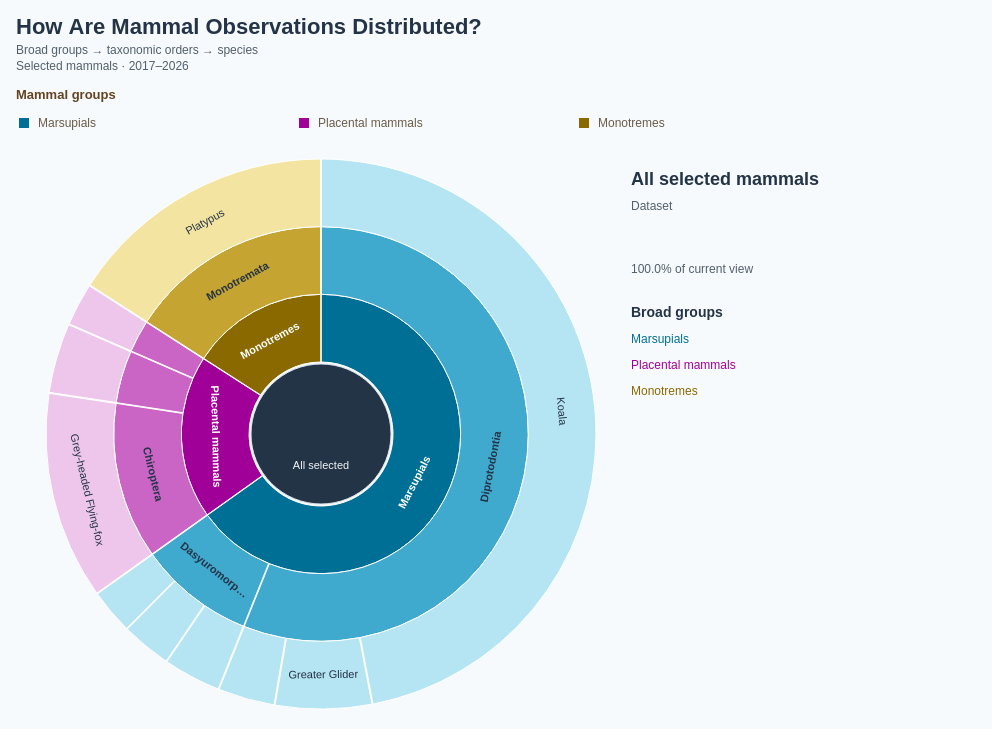

Write a Vega-Lite specification for this figure.
### Vega specification from a JSON file in a GitHub repository (floating-point values rounded to 4 significant figures)
{"$schema": "https://vega.github.io/schema/vega/v5.json", "description": "Zoomable sunburst using exactly the 4,034 observations for the 10 species embedded in DotMap.vg.json. Broad mammal group → taxonomic order → species. Species counts are aggregated directly from DotMap observations, including its coordinate and species selection. Higher taxonomy matched by genus to the Mammal Diversity Database, https://raw.githubusercontent.com/mammaldiversity/mammaldiversity.github.io/master/_data/mdd.csv (retrieved 2026-10-10); input scientific names retained. Internal counts are zero to avoid double counting. Counts reflect recording activity, not animal abundance. Click groups or orders to focus; click centre to return to parent; Escape resets. All data embedded. All rings follow mammal-group colours, with lighter shades for taxonomic orders and species. Uses the 10 most recent available observation years (2017–2026), including partial 2026.", "width": 960, "height": 614, "padding": 16, "background": "#f7fafc", "title": {"text": "How Are Mammal Observations Distributed?", "subtitle": ["Broad groups → taxonomic orders → species", "Selected mammals · 2017–2026"], "anchor": "start", "fontSize": 22, "color": "#243447", "subtitleFontSize": 12, "subtitleColor": "#52606d", "offset": 16, "subtitlePadding": 6, "subtitleLineHeight": 16}, "signals": [{"name": "persistentFocus", "value": "all", "on": [{"events": "@segments:click, @childLabels:click", "update": "datum.children > 0 ? datum.id : persistentFocus"}, {"events": "@centre:click", "update": "persistentFocus === 'all' ? 'all' : data('focusNode')[0].parent"}, {"events": "view:keydown[event.key === 'Escape']", "update": "'all'"}, {"events": {"signal": "selectedMammalGroup"}, "update": "selectedMammalGroup || 'all'"}]}, {"name": "hovered", "value": null, "on": [{"events": "@segments:mouseover, @childLabels:mouseover", "update": "datum.id"}, {"events": "@segments:mouseout, @childLabels:mouseout", "update": "null"}, {"events": {"signal": "focus"}, "update": "null"}]}, {"name": "current", "update": "data('focusNode')[0]"}, {"name": "hole", "value": 72}, {"name": "radius", "value": 275}, {"name": "ring", "update": "(radius - hole) / (3 - current.depth)"}, {"name": "detail", "update": "hovered ? data('hoverNode')[0] : current"}, {"name": "legendColumnWidth", "value": 280}, {"name": "legendSymbolSize", "value": 100}, {"name": "selectedMammalGroup", "value": null, "on": [{"events": "@groupLegendSymbols:click, @groupLegendLabels:click", "update": "selectedMammalGroup === datum.group ? null : datum.group"}]}, {"name": "hoveredMammalGroup", "value": null, "on": [{"events": "@groupLegendSymbols:mouseover, @groupLegendLabels:mouseover", "update": "datum.group"}, {"events": "@groupLegendSymbols:mouseout, @groupLegendLabels:mouseout", "update": "null"}]}, {"name": "focus", "update": "hoveredMammalGroup != null ? hoveredMammalGroup : persistentFocus"}], "data": [{"name": "taxonomy", "values": [{"id": "all", "parent": null, "label": "All selected mammals", "level": "Dataset", "count": 0, "path": "All selected mammals", "total": 4034, "speciesCount": 10}, {"id": "Marsupials", "parent": "all", "label": "Marsupials", "group": "Marsupials", "level": "Broad group", "count": 0, "path": "All selected mammals → Marsupials", "total": 2628, "speciesCount": 6}, {"id": "order:Dasyuromorphia", "parent": "Marsupials", "label": "Dasyuromorphia", "group": "Marsupials", "level": "Order", "count": 0, "path": "Marsupials → Dasyuromorphia", "total": 366, "speciesCount": 3}, {"id": "species:Dasyurus maculatus", "parent": "order:Dasyuromorphia", "label": "Spotted-tailed Quoll", "scientific": "Dasyurus maculatus", "group": "Marsupials", "level": "Species", "count": 120, "path": "Marsupials → Dasyuromorphia → Spotted-tailed Quoll", "total": 120, "speciesCount": 1}, {"id": "species:Dasyurus viverrinus", "parent": "order:Dasyuromorphia", "label": "Eastern Quoll", "scientific": "Dasyurus viverrinus", "group": "Marsupials", "level": "Species", "count": 108, "path": "Marsupials → Dasyuromorphia → Eastern Quoll", "total": 108, "speciesCount": 1}, {"id": "species:Sarcophilus harrisii", "parent": "order:Dasyuromorphia", "label": "Tasmanian Devil", "scientific": "Sarcophilus harrisii", "group": "Marsupials", "level": "Species", "count": 138, "path": "Marsupials → Dasyuromorphia → Tasmanian Devil", "total": 138, "speciesCount": 1}, {"id": "order:Diprotodontia", "parent": "Marsupials", "label": "Diprotodontia", "group": "Marsupials", "level": "Order", "count": 0, "path": "Marsupials → Diprotodontia", "total": 2262, "speciesCount": 3}, {"id": "species:Petauroides volans", "parent": "order:Diprotodontia", "label": "Greater Glider", "scientific": "Petauroides volans", "group": "Marsupials", "level": "Species", "count": 230, "path": "Marsupials → Diprotodontia → Greater Glider", "total": 230, "speciesCount": 1}, {"id": "species:Phascolarctos cinereus", "parent": "order:Diprotodontia", "label": "Koala", "scientific": "Phascolarctos cinereus", "group": "Marsupials", "level": "Species", "count": 1896, "path": "Marsupials → Diprotodontia → Koala", "total": 1896, "speciesCount": 1}, {"id": "species:Setonix brachyurus", "parent": "order:Diprotodontia", "label": "Quokka", "scientific": "Setonix brachyurus", "group": "Marsupials", "level": "Species", "count": 136, "path": "Marsupials → Diprotodontia → Quokka", "total": 136, "speciesCount": 1}, {"id": "Placental mammals", "parent": "all", "label": "Placental mammals", "group": "Placental mammals", "level": "Broad group", "count": 0, "path": "All selected mammals → Placental mammals", "total": 764, "speciesCount": 3}, {"id": "order:Carnivora", "parent": "Placental mammals", "label": "Carnivora", "group": "Placental mammals", "level": "Order", "count": 0, "path": "Placental mammals → Carnivora", "total": 103, "speciesCount": 1}, {"id": "species:Neophoca cinerea", "parent": "order:Carnivora", "label": "Australian Sea Lion", "scientific": "Neophoca cinerea", "group": "Placental mammals", "level": "Species", "count": 103, "path": "Placental mammals → Carnivora → Australian Sea Lion", "total": 103, "speciesCount": 1}, {"id": "order:Chiroptera", "parent": "Placental mammals", "label": "Chiroptera", "group": "Placental mammals", "level": "Order", "count": 0, "path": "Placental mammals → Chiroptera", "total": 494, "speciesCount": 1}, {"id": "species:Pteropus poliocephalus", "parent": "order:Chiroptera", "label": "Grey-headed Flying-fox", "scientific": "Pteropus poliocephalus", "group": "Placental mammals", "level": "Species", "count": 494, "path": "Placental mammals → Chiroptera → Grey-headed Flying-fox", "total": 494, "speciesCount": 1}, {"id": "order:Lagomorpha", "parent": "Placental mammals", "label": "Lagomorpha", "group": "Placental mammals", "level": "Order", "count": 0, "path": "Placental mammals → Lagomorpha", "total": 167, "speciesCount": 1}, {"id": "species:Oryctolagus cuniculus", "parent": "order:Lagomorpha", "label": "European Rabbit", "scientific": "Oryctolagus cuniculus", "group": "Placental mammals", "level": "Species", "count": 167, "path": "Placental mammals → Lagomorpha → European Rabbit", "total": 167, "speciesCount": 1}, {"id": "Monotremes", "parent": "all", "label": "Monotremes", "group": "Monotremes", "level": "Broad group", "count": 0, "path": "All selected mammals → Monotremes", "total": 642, "speciesCount": 1}, {"id": "order:Monotremata", "parent": "Monotremes", "label": "Monotremata", "group": "Monotremes", "level": "Order", "count": 0, "path": "Monotremes → Monotremata", "total": 642, "speciesCount": 1}, {"id": "species:Ornithorhynchus anatinus", "parent": "order:Monotremata", "label": "Platypus", "scientific": "Ornithorhynchus anatinus", "group": "Monotremes", "level": "Species", "count": 642, "path": "Monotremes → Monotremata → Platypus", "total": 642, "speciesCount": 1}]}, {"name": "tree", "source": "taxonomy", "transform": [{"type": "stratify", "key": "id", "parentKey": "parent"}, {"type": "partition", "field": "count", "sort": {"field": "value", "order": "descending"}, "size": [1, 1]}]}, {"name": "focusNode", "source": "tree", "transform": [{"type": "filter", "expr": "datum.id === focus"}]}, {"name": "hoverNode", "source": "tree", "transform": [{"type": "filter", "expr": "datum.id === hovered"}]}, {"name": "visible", "source": "tree", "transform": [{"type": "filter", "expr": "datum.depth > current.depth && datum.x0 >= current.x0 - 1e-10 && datum.x1 <= current.x1 + 1e-10"}, {"type": "formula", "expr": "2 * PI * (datum.x0 - current.x0) / (current.x1 - current.x0)", "as": "start"}, {"type": "formula", "expr": "2 * PI * (datum.x1 - current.x0) / (current.x1 - current.x0)", "as": "end"}, {"type": "formula", "expr": "hole + (datum.depth - current.depth - 1) * ring", "as": "inner"}, {"type": "formula", "expr": "hole + (datum.depth - current.depth) * ring", "as": "outer"}, {"type": "formula", "expr": "(datum.start + datum.end) / 2", "as": "mid"}]}, {"name": "children", "source": "tree", "transform": [{"type": "filter", "expr": "datum.parent === focus"}, {"type": "window", "sort": {"field": ["total", "label"], "order": ["descending", "ascending"]}, "ops": ["row_number"], "as": ["rank"]}, {"type": "filter", "expr": "datum.rank <= 12"}]}, {"name": "groupLegend", "values": [{"group": "Marsupials", "x": 16}, {"group": "Placental mammals", "x": 240}, {"group": "Monotremes", "x": 505}]}], "scales": [{"name": "groupColor", "type": "ordinal", "domain": ["Marsupials", "Placental mammals", "Monotremes"], "range": ["#006F95", "#A00097", "#8A6900"]}, {"name": "orderColor", "type": "ordinal", "domain": ["Marsupials", "Placental mammals", "Monotremes"], "range": ["#40A9CE", "#CA65C5", "#C5A431"]}, {"name": "leafColor", "type": "ordinal", "domain": ["Marsupials", "Placental mammals", "Monotremes"], "range": ["#B5E4F2", "#EEC6EC", "#F3E4A1"]}], "marks": [{"name": "segments", "type": "arc", "from": {"data": "visible"}, "encode": {"update": {"x": {"value": 305}, "y": {"value": 335}, "startAngle": {"field": "start"}, "endAngle": {"field": "end"}, "innerRadius": {"field": "inner"}, "outerRadius": {"field": "outer"}, "fill": {"signal": "scale(datum.depth === 1 ? 'groupColor' : datum.depth === 2 ? 'orderColor' : 'leafColor', datum.group)"}, "fillOpacity": {"value": 1}, "stroke": {"signal": "hovered === datum.id ? '#243447' : '#ffffff'"}, "strokeWidth": {"signal": "hovered === datum.id ? 2.5 : 1"}, "padAngle": {"value": 0.003}, "cursor": {"signal": "datum.children > 0 ? 'pointer' : 'default'"}, "tooltip": {"signal": "{'Name': datum.label, 'Level': datum.level, 'Scientific name': datum.scientific || '—', 'Observations': format(datum.total, ',d'), 'Share of current view': format(datum.total / current.total, '.1%'), 'Species': datum.speciesCount}"}, "description": {"signal": "datum.path + ': ' + format(datum.total, ',d') + ' observations'"}}}}, {"name": "arcLabels", "type": "text", "interactive": false, "from": {"data": "visible"}, "encode": {"update": {"x": {"value": 305}, "y": {"value": 335}, "theta": {"field": "mid"}, "radius": {"signal": "(datum.inner + datum.outer) / 2"}, "angle": {"signal": "datum.mid * 180 / PI + (datum.mid > PI / 2 && datum.mid < 3 * PI / 2 ? 180 : 0)"}, "align": {"value": "center"}, "baseline": {"value": "middle"}, "text": {"field": "label"}, "fontSize": {"value": 11}, "fontWeight": {"signal": "datum.children > 0 ? 'bold' : 'normal'"}, "fill": {"signal": "datum.depth === 1 ? '#ffffff' : '#243447'"}, "limit": {"signal": "min(130, (datum.end - datum.start) * (datum.inner + datum.outer) / 2 - 12)"}, "opacity": {"signal": "(datum.end - datum.start) * (datum.inner + datum.outer) / 2 > 65 ? 1 : 0"}}}}, {"name": "centre", "type": "arc", "encode": {"update": {"x": {"value": 305}, "y": {"value": 335}, "startAngle": {"value": 0}, "endAngle": {"signal": "2 * PI"}, "innerRadius": {"value": 0}, "outerRadius": {"signal": "hole - 2"}, "fill": {"value": "#243447"}, "stroke": {"value": "#dce4ed"}, "cursor": {"signal": "focus === 'all' ? 'default' : 'pointer'"}, "tooltip": {"signal": "{'Current group': current.label}"}}}}, {"name": "centreCount", "type": "text", "interactive": false, "encode": {"update": {"x": {"value": 305}, "y": {"value": 327}, "text": {"value": ""}, "fontSize": {"value": 22}, "fill": {"value": "#ffffff"}, "align": {"value": "center"}, "fontWeight": {"value": "bold"}}}}, {"name": "centreCaption", "type": "text", "interactive": false, "encode": {"update": {"x": {"value": 305}, "y": {"value": 350}, "text": {"value": ""}, "fontSize": {"value": 11}, "fill": {"value": "#F1F4F8"}, "align": {"value": "center"}}}}, {"name": "centreBack", "type": "text", "interactive": false, "encode": {"update": {"x": {"value": 305}, "y": {"value": 370}, "text": {"signal": "focus === 'all' ? 'All selected' : '↑ Go back'"}, "fontSize": {"value": 11}, "fill": {"value": "#F1F4F8"}, "align": {"value": "center"}}}}, {"name": "detailTitle", "type": "text", "interactive": false, "encode": {"update": {"x": {"value": 615}, "y": {"value": 86}, "text": {"signal": "detail.label"}, "fontSize": {"value": 18}, "fill": {"value": "#243447"}, "fontWeight": {"value": "bold"}, "limit": {"value": 330}}}}, {"name": "detailLevel", "type": "text", "interactive": false, "encode": {"update": {"x": {"value": 615}, "y": {"value": 111}, "text": {"signal": "detail.level + (detail.scientific ? ' · ' + detail.scientific : '')"}, "fontSize": {"value": 12}, "fill": {"value": "#52606d"}, "limit": {"value": 330}}}}, {"name": "detailCount", "type": "text", "interactive": false, "encode": {"update": {"x": {"value": 615}, "y": {"value": 147}, "text": {"value": ""}, "fontSize": {"value": 22}, "fill": {"value": "#243447"}, "fontWeight": {"value": "bold"}}}}, {"name": "detailShare", "type": "text", "interactive": false, "encode": {"update": {"x": {"value": 615}, "y": {"value": 174}, "text": {"signal": "format(detail.total / current.total, '.1%') + ' of current view'"}, "fontSize": {"value": 12}, "fill": {"value": "#52606d"}}}}, {"name": "listTitle", "type": "text", "interactive": false, "encode": {"update": {"x": {"value": 615}, "y": {"value": 218}, "text": {"signal": "current.depth === 0 ? 'Broad groups' : current.depth === 1 ? 'Taxonomic orders' : 'Species'"}, "fontSize": {"value": 14}, "fill": {"value": "#243447"}, "fontWeight": {"value": "bold"}}}}, {"name": "childLabels", "type": "text", "from": {"data": "children"}, "encode": {"update": {"x": {"value": 615}, "y": {"signal": "244 + (datum.rank - 1) * 26"}, "text": {"field": "label"}, "fontSize": {"value": 12}, "fill": {"scale": "groupColor", "field": "group"}, "fontWeight": {"signal": "hovered === datum.id ? 'bold' : 'normal'"}, "limit": {"value": 245}, "cursor": {"signal": "datum.children > 0 ? 'pointer' : 'default'"}, "tooltip": {"signal": "{'Name': datum.label, 'Observations': format(datum.total, ',d'), 'Share of current view': format(datum.total / current.total, '.1%')}"}}}}, {"name": "childCounts", "type": "text", "interactive": false, "from": {"data": "children"}, "encode": {"update": {"x": {"value": 944}, "y": {"signal": "244 + (datum.rank - 1) * 26"}, "align": {"value": "right"}, "text": {"value": ""}, "fontSize": {"value": 12}, "fill": {"value": "#52606d"}}}}, {"name": "groupLegendSymbols", "type": "symbol", "from": {"data": "groupLegend"}, "encode": {"update": {"x": {"signal": "8 + (datum.group === 'Marsupials' ? 0 : datum.group === 'Placental mammals' ? 1 : 2) * legendColumnWidth"}, "y": {"value": 24}, "shape": {"value": "square"}, "size": {"signal": "legendSymbolSize"}, "fill": {"scale": "groupColor", "field": "group"}, "cursor": {"value": "pointer"}, "opacity": {"signal": "focus === 'all' || current.group === datum.group ? 1 : 0.3"}}}, "interactive": true}, {"name": "groupLegendLabels", "type": "text", "from": {"data": "groupLegend"}, "encode": {"update": {"x": {"signal": "22 + (datum.group === 'Marsupials' ? 0 : datum.group === 'Placental mammals' ? 1 : 2) * legendColumnWidth"}, "y": {"value": 24}, "baseline": {"value": "middle"}, "text": {"field": "group"}, "fontSize": {"value": 12}, "fill": {"value": "#6a5b49"}, "font": {"value": "Arial"}, "cursor": {"value": "pointer"}, "opacity": {"signal": "focus === 'all' || current.group === datum.group ? 1 : 0.3"}, "fontWeight": {"signal": "focus !== 'all' && current.group === datum.group ? 'bold' : 'normal'"}}}, "interactive": true}, {"name": "groupLegendTitle", "type": "text", "interactive": false, "encode": {"update": {"x": {"value": 0}, "y": {"value": 0}, "text": {"value": "Mammal groups"}, "font": {"value": "Arial"}, "fontSize": {"value": 13}, "fontWeight": {"value": "bold"}, "fill": {"value": "#634320"}}}}], "config": {"font": "Arial", "legend": {"labelFont": "Arial", "titleFont": "Arial", "labelFontSize": 12, "titleFontSize": 13, "titleFontWeight": "bold", "labelColor": "#6a5b49", "titleColor": "#634320", "symbolType": "square", "symbolSize": 100, "rowPadding": 8, "columnPadding": 24, "labelOffset": 8}}, "usermeta": {"observationWindow": {"source": "Dataset/observations-794195.csv", "dateField": "observed_on", "years": [2017, 2018, 2019, 2020, 2021, 2022, 2023, 2024, 2025, 2026], "yearCount": 10, "includesPartialLatestYear": true}}}
